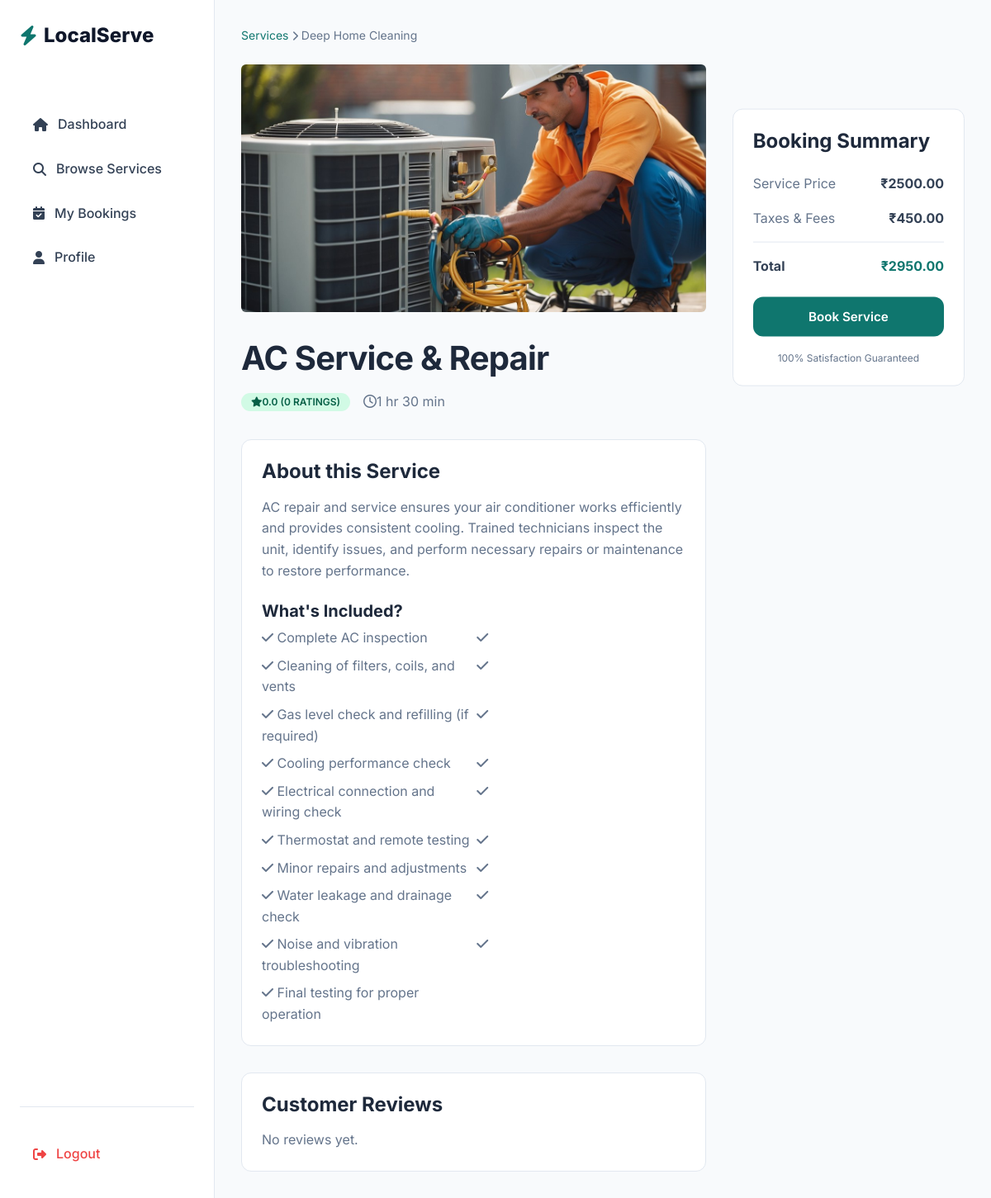
Before: /services/service_detail/7 with the older database file.
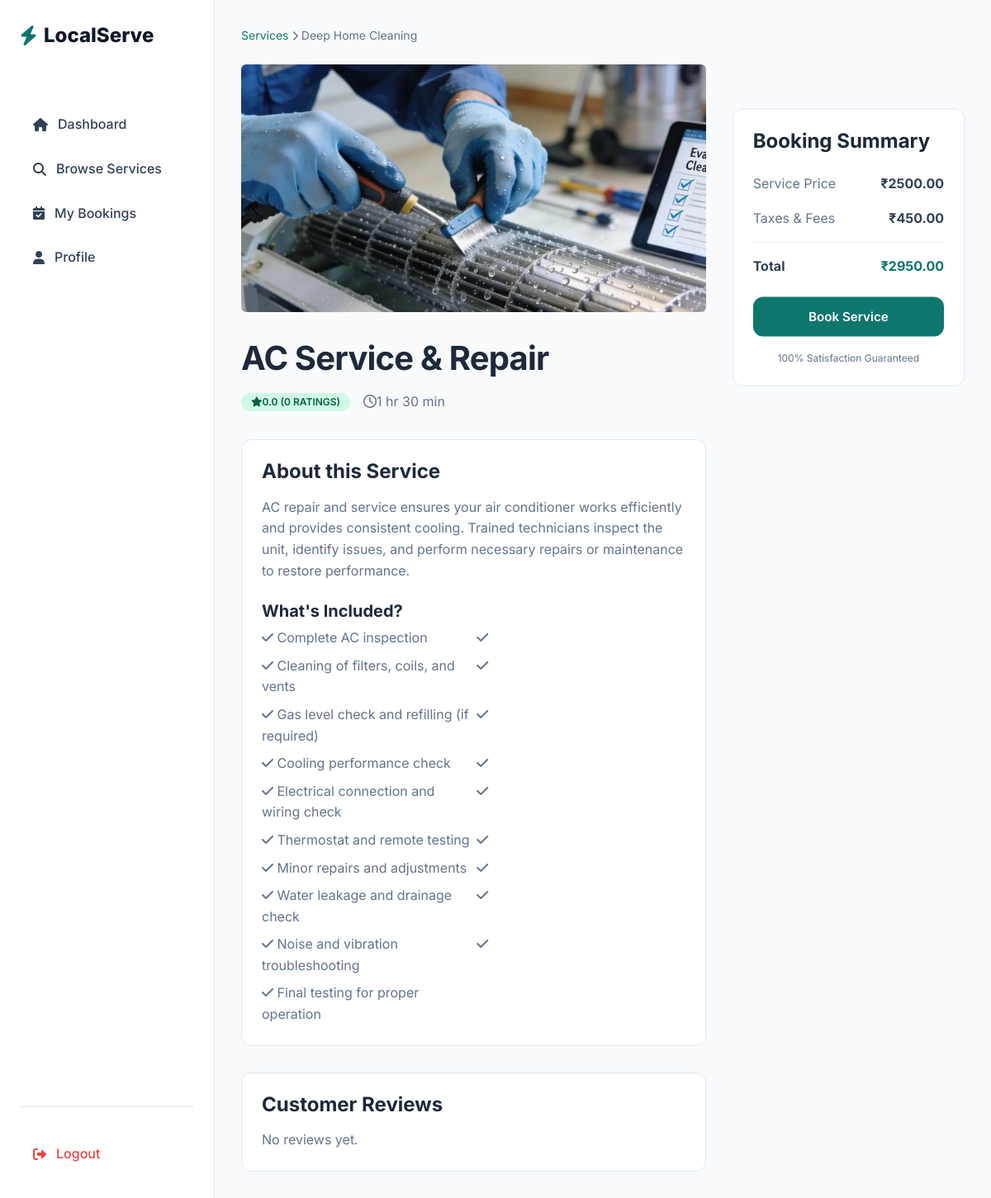
After: the same page with the newer database file.
### services/models.py (models this page shows, shortened)
class Service(models.Model):
    category = models.ForeignKey(ServiceCategory, on_delete=models.CASCADE, related_name = "services")
    title = models.CharField(max_length=150)
    description = models.TextField()
    price = models.DecimalField(max_digits=8,decimal_places=2)
    duration_minutes = models.PositiveIntegerField(
        help_text="Duration in minutes"
    )
    image = models.ImageField(upload_to="services/",blank=True, null=True)
    is_active = models.BooleanField(default=True)
    created_at = models.DateTimeField(auto_now_add=True)
    is_best_seller = models.BooleanField(default=False)
    includes = models.TextField(blank=True,default="",
        help_text="Enter one item per line (e.g. Deep dusting, Floor cleaning, etc.)"
    )

### services/views.py (the view)
# urls.py: path('service_detail/<int:id>',views.service_detail, name='services_detail'),
@never_cache
def service_detail(request,id):
    service = get_object_or_404(Service,id=id)
    tax = service.price * Decimal ("0.18")
    total = service.price + tax
    reviews = Review.objects.filter(booking__service=service).select_related("customer")
    avg_rating = reviews.aggregate(avg=Avg("rating"))["avg"]
    context={
        'service':service,'tax':tax,'total':total,'reviews': reviews,'avg_rating':avg_rating,
    }
    return render(request,'customer/services/service_detail.html',context)

### services/templatetags/duration_format.py (called while the page is built)
@register.filter
def duration_format(minutes):
    minutes = int(minutes)
    hours = minutes // 60
    remaining = minutes % 60
    if hours > 0 and remaining > 0:
        return f"{hours} hr {remaining} min"
    elif hours > 0:
        return f"{hours} hr"
    else:
        return f"{remaining} min"

### templates/customer/services/service_detail.html (shortened to what the changed rows need)
{% extends "base_customer.html" %}
{% load duration_format %}
    {% block content %}
            <div style="display: grid; grid-template-columns: 2fr 1fr; gap: 2rem;">
                <div>
                    <div
                        style="height: 300px; background-color: #E2E8F0; border-radius: var(--radius-md); margin-bottom: 2rem; display: flex; align-items: center; justify-content: center;">
                            {% if service.image %}
                            <img src="{{ service.image.url }}" alt="{{ service.title }}" style="width:100%; height:100%; object-fit:cover;">
                            {% else %}
                        <i class="fa-solid fa-broom fa-5x text-light"></i>
                        {% endif %}
                    </div>
                    <h1 style="margin-bottom: 1rem;">{{ service.title }}</h1>
                    <div class="flex items-center gap-md" style="margin-bottom: 2rem;">
                        <span class="badge badge-success"><i class="fa-solid fa-star"></i> {{ avg_rating|default:"0"|floatformat:1 }} ({{ reviews.count }} Ratings)</span>
                        <span class="text-light"><i class="fa-regular fa-clock"></i>{{ service.duration_minutes|duration_format }}</span>
                    </div>
                    <div class="card" style="margin-bottom: 2rem;">
                        <h3 style="margin-bottom: 1rem;">About this Service</h3>
                        <p class="text-light" style="margin-bottom: 1rem;">{{ service.description }}</p>
                        {% if service.includes %}
                        <h4 style="margin-bottom: 0.5rem; margin-top: 1.5rem;">What's Included?</h4>
                        <ul class="text-light" style="display: grid; grid-template-columns: 1fr 1fr; gap: 0.5rem;">
                            {% for item in service.includes.splitlines %}
                            <li><i class="fa-solid fa-check text-success"></i> {{ item }}</li>
                            {% endfor %}
                        </ul>
                        {% endif %}
                    </div>
                    <div class="card">
                        <h3 style="margin-bottom: 1rem;">Customer Reviews</h3>
                        {% for review in reviews %}
                        <div
                            style="border-bottom: 1px solid var(--color-border); padding-bottom: 1rem; margin-bottom: 1rem;">
                            <div class="flex items-center gap-sm" style="margin-bottom: 0.5rem;">
                                <span class="font-bold">{{ review.customer.username }}</span>
                                <span class="text-warning text-sm"><i class="fa-solid fa-star"></i> {{ review.rating }}</span>
                            </div>
                            {% if review.comment %}
                            <p class="text-light text-sm">{{ review.comment }}</p>
                            {% endif %}
                        </div>
                        {% empty %}
                        <p class="text-light">No reviews yet.</p>
                        {% endfor %}
                    </div>
                </div>
                <div>
                    <div class="card" style="position: sticky; top: 100px;">
                        <div class="flex justify-between items-center" style="margin-bottom: 1rem;">
                            <span class="text-light">Service Price</span>
                            <span class="font-bold">₹{{ service.price }}</span>
                        </div>
                    </div>
                </div>
            </div>
{% endblock %}

Changed rows visible on the page:
changed Service "AC Service & Repair": image: a different picture
